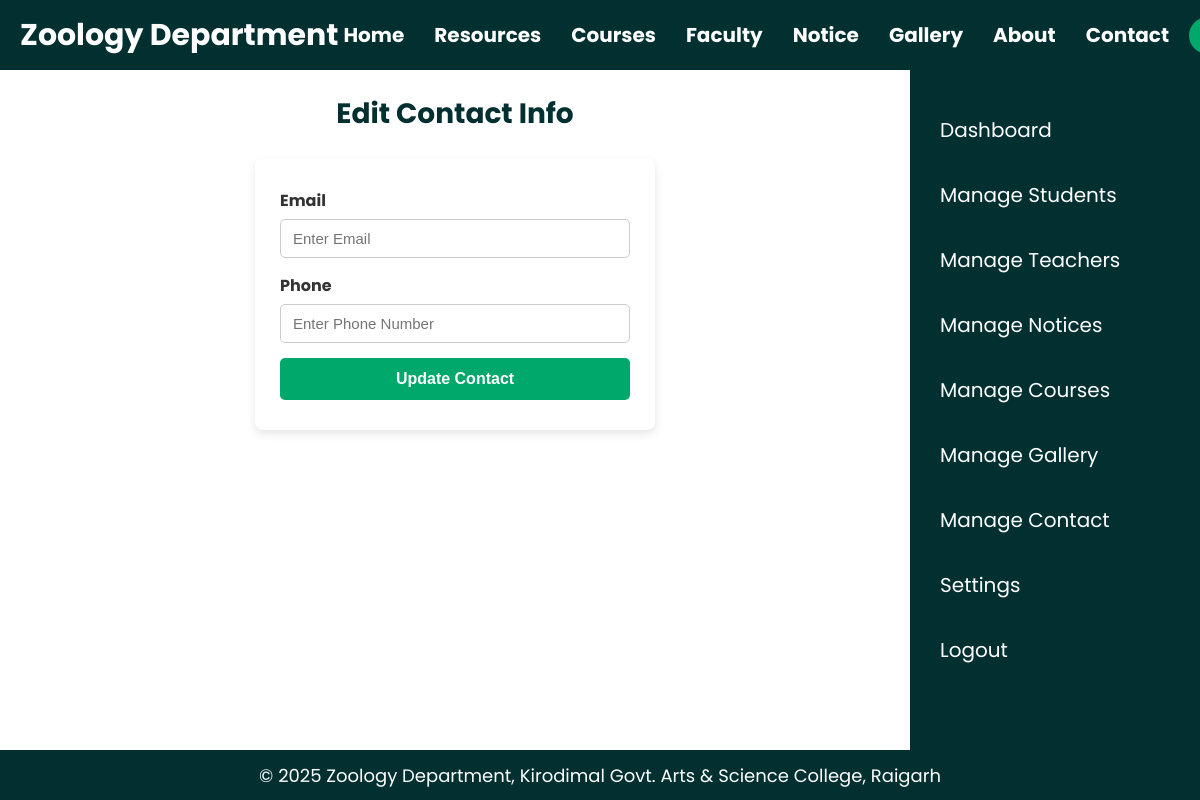
Page /manage_contact.php (signed in) on the earlier database version.
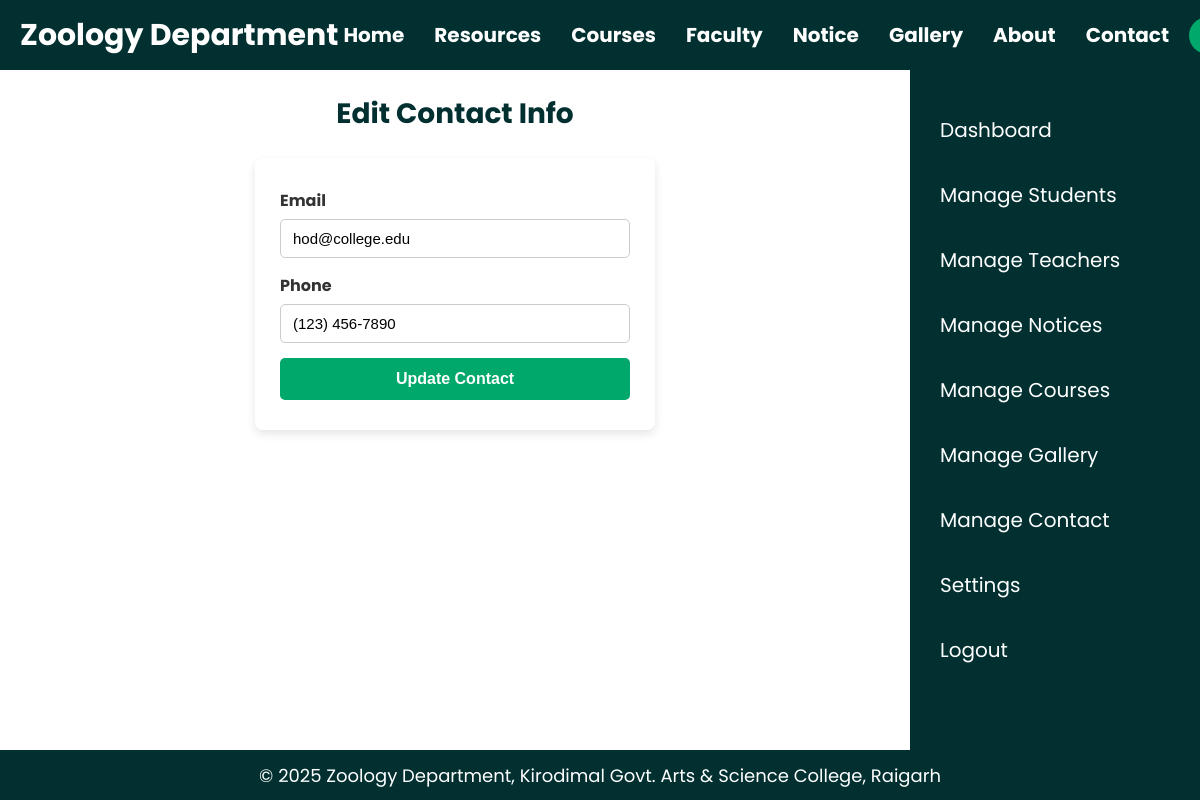
Same page on the later database version.
### tables this page shows
CREATE TABLE IF NOT EXISTS `contact_info` (
  `id` int NOT NULL AUTO_INCREMENT,
  `email` varchar(255) NOT NULL,
  `phone` varchar(50) NOT NULL,
  PRIMARY KEY (`id`)
);

### manage_contact.php (the view, shortened to what this page needs)
<?php
include 'database/database.php';
$contact_result = mysqli_query($conn, "SELECT * FROM contact_info LIMIT 1");
$contact = mysqli_fetch_assoc($contact_result);
include 'header.php';
?>
<main class="edit-contact-view">
    <?php include 'admin_sidebar.php'; ?>
    <div class="edit-contact-content">
        <h2 class="edit-contact-title">Edit Contact Info</h2>
        <div class="edit-contact-card">
            <form action="" method="post">
                <label for="email">Email</label>
                <input type="email" name="email" id="email" placeholder="Enter Email" value="<?php echo htmlspecialchars($contact['email']); ?>" required>
                <label for="phone">Phone</label>
                <input type="text" name="phone" id="phone" placeholder="Enter Phone Number" value="<?php echo htmlspecialchars($contact['phone']); ?>" required>
                <button type="submit" name="update_contact" class="btn-update">Update Contact</button>
            </form>
        </div>
    </div>
</main>
<?php include 'footer.php'; ?>

Differences in the rows shown:
added contact_info: email "hod@college.edu", phone "(123) 456-7890"
